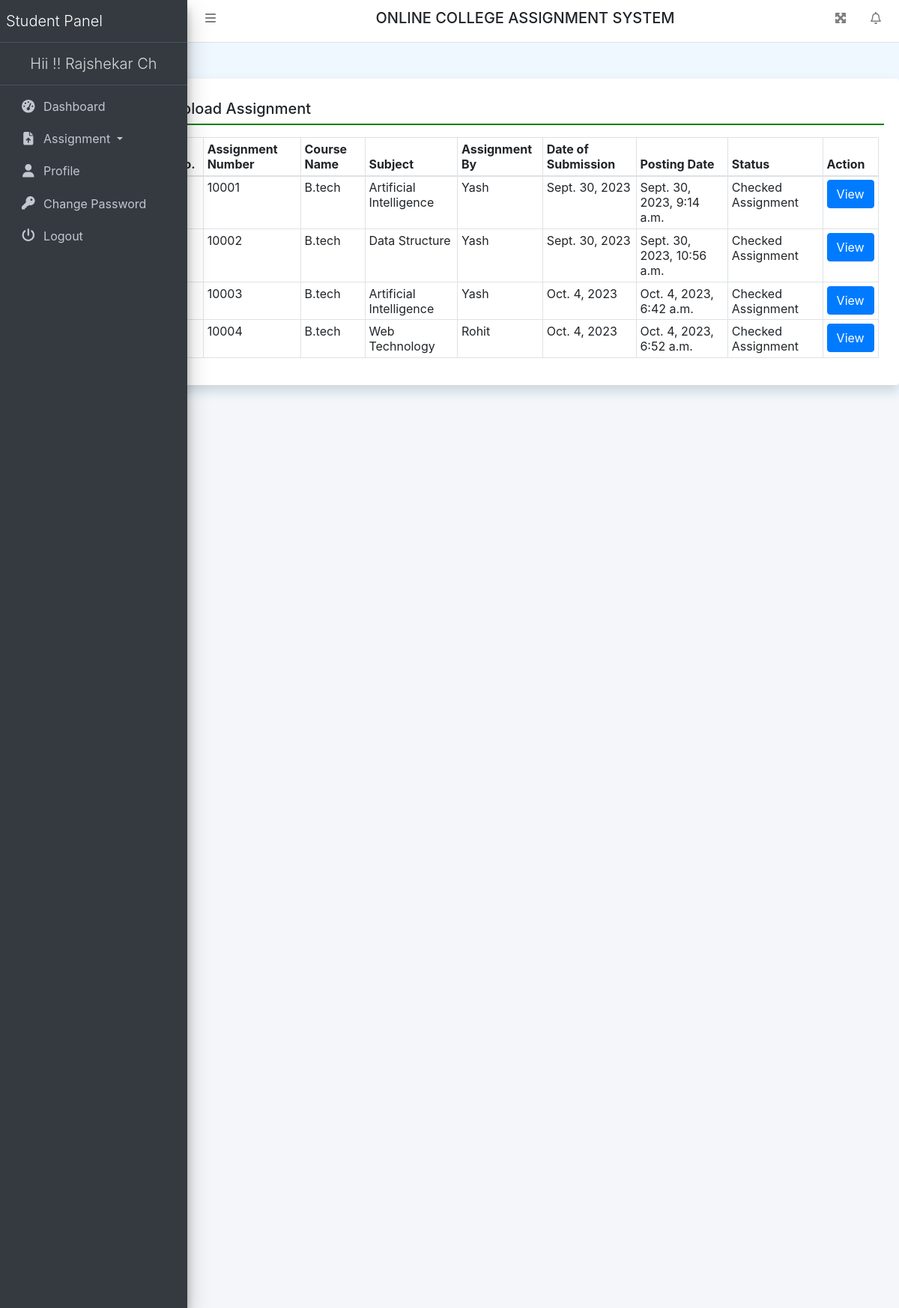
The page /uploadAssignment (signed in) on the database its author committed.
### collegeAssignment/models.py (models this page shows, shortened)
class Uploadass(models.Model):
    assignment = models.ForeignKey(Assigment, on_delete=models.CASCADE)
    userdetail = models.ForeignKey(UserDetail, on_delete=models.CASCADE)
    Assdesc = models.CharField(max_length=300, null=True)
    AnswerFile = models.FileField(null=True)
    SubmitDate = models.DateField(null=True)
    Marks = models.CharField(max_length=100, null=True)
    Remarks = models.CharField(max_length=250, null=True)
    UpdationDate = models.DateField(null=True)

class Assigment(models.Model):
    teacher = models.ForeignKey(Teacher, on_delete=models.CASCADE)
    course = models.ForeignKey(Course, on_delete=models.CASCADE)
    subject = models.ForeignKey(Subject, on_delete=models.CASCADE)
    AssignmentNumber = models.IntegerField(null=True)
    AssignmentTitle = models.CharField(max_length=150, null=True)
    AssignmentDescription = models.CharField(max_length=300, null=True)
    SubmissionDate = models.DateField(null=True)
    AssignmentMarks = models.CharField(max_length=150, null=True)
    AssignmentFile = models.FileField(max_length=200, null=True)
    CreationDate = models.DateTimeField(auto_now_add=True)

class Course(models.Model):
    BranchName = models.CharField(max_length=150, null=True)
    CourseName = models.CharField(max_length=200, null=True)
    CreationDate = models.DateTimeField(auto_now_add=True)

class Subject(models.Model):
    course = models.ForeignKey(Course, on_delete=models.CASCADE)
    SubjectFullname = models.CharField(max_length=200, null=True)
    SubjectShortname = models.CharField(max_length=50, null=True)
    SubjectCode = models.CharField(max_length=50, null=True)
    CreationDate = models.DateTimeField(auto_now_add=True)

class Teacher(models.Model):
    users = models.ForeignKey(User, on_delete=models.CASCADE)
    EmpID = models.IntegerField(null=True)
    MobileNumber = models.CharField(max_length=15, null=True)
    Gender = models.CharField(max_length=50, null=True)
    Dob = models.DateField(null=True)
    course = models.ForeignKey(Course, on_delete=models.CASCADE)
    Religion = models.CharField(max_length=100, null=True)
    Address = models.CharField(max_length=300, null=True)
    ProfilePic = models.FileField(max_length=200, null=True)
    JoiningDate = models.DateTimeField(auto_now_add=True)

### collegeAssignment/views.py (the view)
# urls.py: path('uploadAssignment', uploadAssignment, name='uploadAssignment'),
def uploadAssignment(request):
    if not request.user.is_authenticated:
        return redirect('student_login')
    uploadAssign = Uploadass.objects.filter(SubmitDate__isnull=False)
    return render(request, 'uploadAssignment.html', locals())

### collegeAssignment/templates/uploadAssignment.html
{% extends 'studentHeader.html' %}
{% block main %}
<div class="card shadow mt-5 offset-2">
    <div class="card-body">
        <h5 class="p-2" style="border-bottom: 2px solid green;">Upload Assignment</h5>
        <div class="container-fluid mt-3">
            <table class="table table-bordered table-sm">
                <thead>
                <tr>
                    <th>S No.</th>
                    <th>Assignment Number</th>
                    <th>Course Name</th>
                    <th>Subject</th>
                    <th>Assignment By</th>
                    <th>Date of Submission</th>
                    <th>Posting Date</th>
                    <th>Status</th>
                    <th>Action</th>
                </tr>
                </thead>
                <tbody>
                {% for i in uploadAssign %}
                <tr>
                    <td>{{forloop.counter}}</td>
                    <td>{{i.assignment.AssignmentNumber}}</td>
                    <td>{{i.assignment.course.CourseName}}</td>
                    <td>{{i.assignment.subject.SubjectFullname}}</td>
                    <td>{{i.assignment.teacher.users.first_name}}</td>
                    <td>{{i.SubmitDate}}</td>
                    <td>{{i.assignment.CreationDate}}</td>
                    {% if i.Marks == None %}
                    <td>Unchecked Assignment</td>
                    {% else %}
                    <td>Checked Assignment</td>
                    {% endif %}
                    <td><a href="{% url 'viewsubmitAssign' i.id %}" class="btn btn-primary">View</a></td>
                </tr>
                {% endfor %}
                </tbody>
            </table>
        </div>
    </div>
</div>
{% endblock %}

### collegeAssignment/templates/studentHeader.html (shortened to what this page needs)
{% load static %}
<html>
<head runat="server">
    <link href="{% static 'css/bootstrap.css' %}" rel="stylesheet"/>
    <link href="{% static 'css/all.css' %}" rel="stylesheet"/>
    <link href="{% static 'css/adminlte.css' %}" rel="stylesheet"/>
    <link href="{% static 'css/OverlayScrollbars.css' %}" rel="stylesheet"/>
    <link rel="stylesheet" href="https://cdn.datatables.net/1.10.23/css/jquery.dataTables.min.css">
    <link rel="stylesheet" href="https://cdn.datatables.net/buttons/1.6.5/css/buttons.dataTables.min.css">
    <link rel="stylesheet"
          href="https://cdn.jsdelivr.net/npm/bootstrap-select@1.13.14/dist/css/bootstrap-select.min.css">
</head>
<body class="hold-transition sidebar-mini layout-fixed layout-navbar-fixed layout-footer-fixed">
<nav class="main-header navbar navbar-expand navbar-white navbar-light">
    <ul class="navbar-nav">
        <li class="nav-item">
            <a class="nav-link" data-widget="pushmenu" href="#" role="button"><i class="fas fa-bars"></i></a>
        </li>
    </ul>
    <h5 class="text-center text-uppercase" style="width:100%;">Online College Assignment System</h5>
    <ul class="navbar-nav ml-auto">
        <li class="nav-item">
            <a class="nav-link" data-widget="fullscreen" href="#" role="button">
                <i class="fas fa-expand-arrows-alt"></i>
            </a>
        </li>
        <li class="nav-item dropdown">
            <a class="nav-link" data-toggle="dropdown" href="#">
                <i class="far fa-bell fas-shake animated"></i>
            </a>
        </li>
    </ul>
</nav>
<aside class="main-sidebar sidebar-dark-primary elevation-4">
    <a href="{% url 'sdashboard' %}" class="brand-link">
        <span class="brand-text font-weight-light">Student Panel</span>
    </a>
    <a href="{% url 'sdashboard' %}" class="brand-link">
        <center><span
                class="brand-text font-weight-light">Hii !! {{request.user.first_name}} {{request.user.last_name}} </span>
        </center>
    </a>
    <div class="sidebar">
        <nav class="mt-2">
            <ul class="nav nav-pills nav-sidebar flex-column" data-widget="treeview" role="menu" data-accordion="false">
                <li class="nav-item"><a href="{% url 'sdashboard' %}" class="nav-link">
                    <i class="nav-icon fas fa-tachometer-alt"></i>
                    <p>Dashboard</p>
                </a></li>
                <li class="nav-item dropdown">
                    <a class="nav-link dropdown-toggle" href="#" id="navbarDropdown"
                       role="button" data-toggle="dropdown" aria-haspopup="true"
                       aria-expanded="false"> <i class="nav-icon fas fa-file-upload"></i> Assignment </a>
                </li>
                <li class="nav-item"><a href="{% url 'studentProfile' %}" class="nav-link">
                    <i class="nav-icon fas fa-user"></i>
                    <p>Profile</p>
                </a></li>
                <li class="nav-item"><a href="{% url 'studentchangePassword' %}" class="nav-link">
                    <i class="nav-icon fas fa-key"></i>
                    <p>Change Password</p>
                </a></li>
                <li class="nav-item"><a href="/logout" class="nav-link">
                    <i class="nav-icon fas fa-power-off"></i>
                    <p>Logout</p>
                </a></li>
            </ul>
        </nav>
    </div>
</aside>
{% block main %}
{% endblock %}
<div class="content-wrapper"></div>

### collegeAssignment/static/css/all.css (style rules this page uses)
.fa-bars:before { content: "\f0c9"; }
.fa-bell:before { content: "\f0f3"; }
.fa-key:before { content: "\f084"; }
.fa-power-off:before { content: "\f011"; }
.fa-user:before { content: "\f007"; }

### collegeAssignment/static/css/OverlayScrollbars.css (style rules this page uses)
.os-host, .os-host-textarea { position: relative; overflow: visible !important; -webkit-box-orient: vertical; -webkit-box-direction: normal; -ms-flex-direction: column; flex-direction: column; -ms-flex-wrap: nowrap; flex-wrap: nowrap; -webkit-box-pack: start; -ms-flex-pack: start; justify-content: flex-start; -ms-flex-line-pack: start; align-content: flex-start; -webkit-box-align: start; -ms-flex-align: start; -ms-grid-row-align: flex-start; align-items: flex-start; }

### collegeAssignment/templates/studentHeader.html (style rules this page uses)
body { background-color: aliceblue; }

### rows shown on the page
Uploadass: assignment.AssignmentNumber "10001", assignment.course.CourseName "B.tech", assignment.subject.SubjectFullname "Artificial Intelligence", assignment.teacher.users.first_name "Yash", SubmitDate "Sept. 30, 2023", assignment.CreationDate "Sept. 30, 2023, 9:14 a.m.", Marks "Checked Assignment"
Uploadass: assignment.AssignmentNumber "10002", assignment.course.CourseName "B.tech", assignment.subject.SubjectFullname "Data Structure", assignment.teacher.users.first_name "Yash", SubmitDate "Sept. 30, 2023", assignment.CreationDate "Sept. 30, 2023, 10:56 a.m.", Marks "Checked Assignment"
Uploadass: assignment.AssignmentNumber "10003", assignment.course.CourseName "B.tech", assignment.subject.SubjectFullname "Artificial Intelligence", assignment.teacher.users.first_name "Yash", SubmitDate "Oct. 4, 2023", assignment.CreationDate "Oct. 4, 2023, 6:42 a.m.", Marks "Checked Assignment"
Uploadass: assignment.AssignmentNumber "10004", assignment.course.CourseName "B.tech", assignment.subject.SubjectFullname "Web Technology", assignment.teacher.users.first_name "Rohit", SubmitDate "Oct. 4, 2023", assignment.CreationDate "Oct. 4, 2023, 6:52 a.m.", Marks "Checked Assignment"

### other values the page prints
{{ request.user.first_name }} "Rajshekar"
{{ request.user.last_name }} "Ch"
